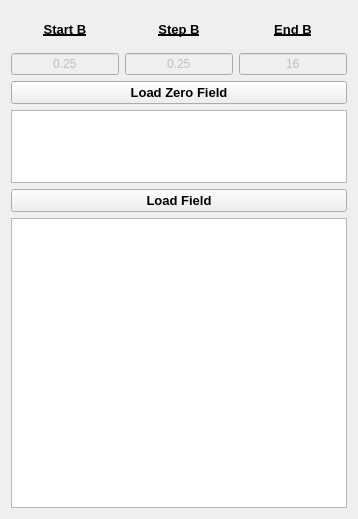
          <widget class="QWidget" name="Sample">
           <attribute name="title">
            <string>Sample</string>
           </attribute>
           <layout class="QGridLayout" name="gridLayout_3">
            <item row="0" column="0">
             <layout class="QVBoxLayout" name="verticalLayout_3" stretch="1,1,1,2,1,8">
              <property name="spacing">
               <number>-1</number>
              </property>
              <item>
               <layout class="QHBoxLayout" name="horizontalLayout_7">
                <item>
                 <widget class="QLabel" name="label_7">
                  <property name="font">
                   <font>
                    <pointsize>10</pointsize>
                    <weight>75</weight>
                    <bold>true</bold>
                    <underline>true</underline>
                   </font>
                  </property>
                  <property name="text">
                   <string>Start B</string>
                  </property>
                  <property name="alignment">
                   <set>Qt::AlignCenter</set>
                  </property>
                 </widget>
                </item>
                <item>
                 <widget class="QLabel" name="label_6">
                  <property name="font">
                   <font>
                    <pointsize>10</pointsize>
                    <weight>75</weight>
                    <bold>true</bold>
                    <underline>true</underline>
                   </font>
                  </property>
                  <property name="text">
                   <string>Step B</string>
                  </property>
                  <property name="alignment">
                   <set>Qt::AlignCenter</set>
                  </property>
                 </widget>
                </item>
                <item>
                 <widget class="QLabel" name="label_8">
                  <property name="font">
                   <font>
                    <pointsize>10</pointsize>
                    <weight>75</weight>
                    <bold>true</bold>
                    <underline>true</underline>
                   </font>
                  </property>
                  <property name="text">
                   <string>End B</string>
                  </property>
                  <property name="alignment">
                   <set>Qt::AlignCenter</set>
                  </property>
                 </widget>
                </item>
               </layout>
              </item>
              <item>
               <layout class="QHBoxLayout" name="horizontalLayout_8">
                <item>
                 <widget class="QLineEdit" name="lineEdit_BStart">
                  <property name="enabled">
                   <bool>false</bool>
                  </property>
                  <property name="text">
                   <string>0.25</string>
                  </property>
                  <property name="alignment">
                   <set>Qt::AlignCenter</set>
                  </property>
                 </widget>
                </item>
                <item>
                 <widget class="QLineEdit" name="lineEdit_BStep">
                  <property name="enabled">
                   <bool>false</bool>
                  </property>
                  <property name="text">
                   <string>0.25</string>
                  </property>
                  <property name="alignment">
                   <set>Qt::AlignCenter</set>
                  </property>
                 </widget>
                </item>
                <item>
                 <widget class="QLineEdit" name="lineEdit_BEnd">
                  <property name="enabled">
                   <bool>false</bool>
                  </property>
                  <property name="text">
                   <string>16</string>
                  </property>
                  <property name="alignment">
                   <set>Qt::AlignCenter</set>
                  </property>
                 </widget>
                </item>
               </layout>
              </item>
              <item>
               <widget class="QPushButton" name="button_0Ta0T">
                <property name="font">
                 <font>
                  <pointsize>10</pointsize>
                  <weight>75</weight>
                  <bold>true</bold>
                 </font>
                </property>
                <property name="text">
                 <string>Load Zero Field</string>
                </property>
               </widget>
              </item>
              <item>
               <widget class="QListWidget" name="listWidget_ZeroField">
                <property name="font">
                 <font>
                  <pointsize>8</pointsize>
                  <weight>50</weight>
                  <bold>false</bold>
                 </font>
                </property>
                <property name="acceptDrops">
                 <bool>true</bool>
                </property>
                <property name="dragEnabled">
                 <bool>false</bool>
                </property>
                <property name="dragDropMode">
                 <enum>QAbstractItemView::DragDrop</enum>
                </property>
                <property name="defaultDropAction">
                 <enum>Qt::CopyAction</enum>
                </property>
               </widget>
              </item>
              <item>
               <widget class="QPushButton" name="button_field">
                <property name="font">
                 <font>
                  <pointsize>10</pointsize>
                  <weight>75</weight>
                  <bold>true</bold>
                 </font>
                </property>
                <property name="text">
                 <string>Load Field</string>
                </property>
               </widget>
              </item>
              <item>
               <widget class="QListWidget" name="listWidget_Field">
                <property name="font">
                 <font>
                  <pointsize>8</pointsize>
                  <weight>50</weight>
                  <bold>false</bold>
                 </font>
                </property>
                <property name="acceptDrops">
                 <bool>true</bool>
                </property>
               </widget>
              </item>
             </layout>
            </item>
           </layout>
          </widget>
